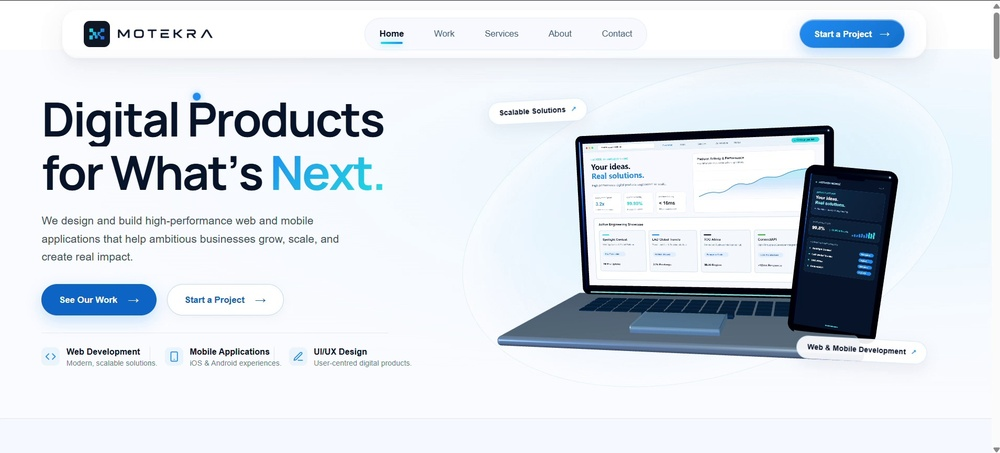
#> input picture scratch/video_audit_frames/frame_000_sec0.0.jpg, 1000 x 453 px, shrunk from 1910 x 866 before the run; its folder holds 4 pictures in this run
$ python inspect_header_overlaps.py
#> lines starting #> are read from the running program, lines starting #| are printed output that depends on the picture
import cv2
import numpy as np
import glob
import os

frames = sorted(glob.glob("scratch/video_audit_frames/*.jpg"))
out_dir = "scratch/nav_overlap_inspection"
os.makedirs(out_dir, exist_ok=True)

# The floating header is roughly at x=200..1700, y=10..90
# Let's inspect frames where text or headings pass near y=10..120
for idx, fpath in enumerate(frames):
    img = cv2.imread(fpath)
#> img is the input picture: shape (453, 1000, 3); mean B, G, R 232.6, 225.4, 219
    # Crop the top 200 rows
    top_area = img[:200, :]
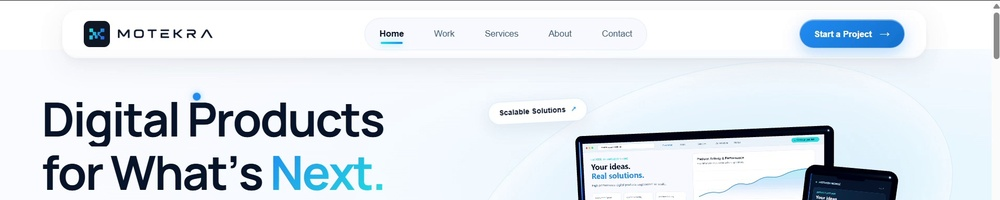
#> top_area: shape (200, 1000, 3); mean B, G, R 234.9, 228.4, 221.4
    # Save every 5th frame or when something is near the header
    if idx % 3 == 0:
        cv2.imwrite(os.path.join(out_dir, f"top_{idx:03d}.jpg"), top_area)
#> pass 2 of the loop `for idx, fpath in enumerate(frames):`:
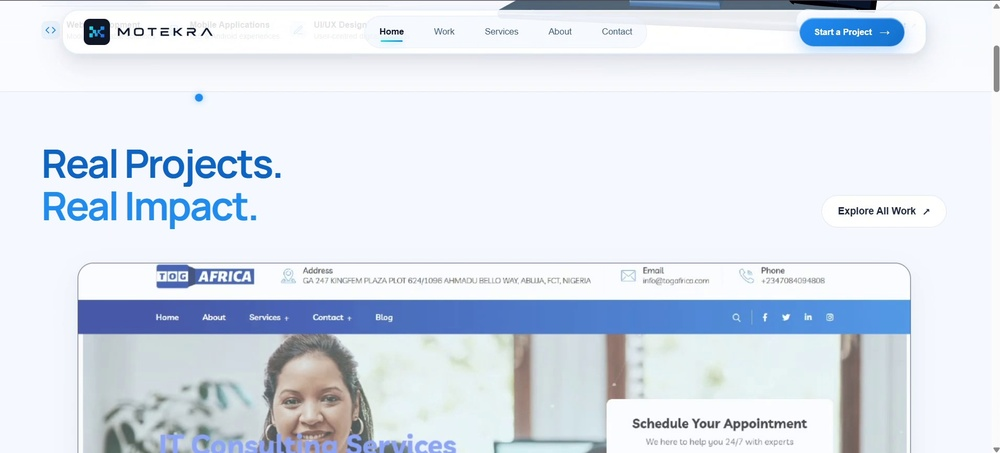
#> input picture scratch/video_audit_frames/frame_001_sec1.0.jpg, 1000 x 453 px, shrunk from 1910 x 866 before the run
#> img is the input picture: shape (453, 1000, 3); mean B, G, R 236.7, 226, 218.5
#> `top_area = img[:200, :]`:
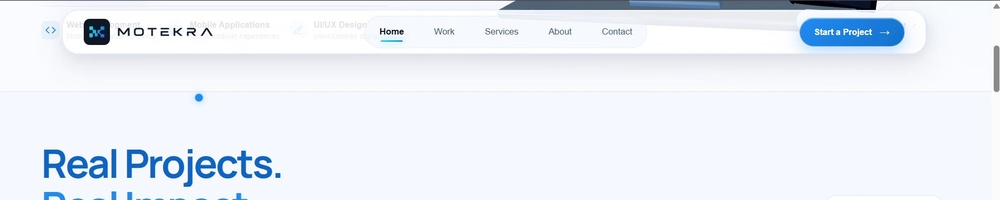
#> top_area: shape (200, 1000, 3); mean B, G, R 246.7, 238.7, 233.3
#> pass 3 of the loop `for idx, fpath in enumerate(frames):`:
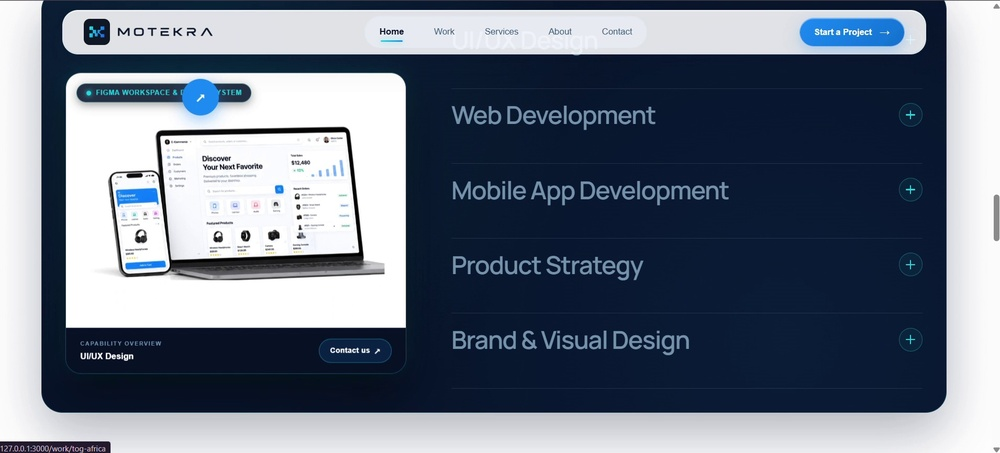
#> input picture scratch/video_audit_frames/frame_006_sec6.0.jpg, 1000 x 453 px, shrunk from 1910 x 866 before the run
#> img is the input picture: shape (453, 1000, 3); mean B, G, R 130.9, 115.7, 105.8
#> `top_area = img[:200, :]`:
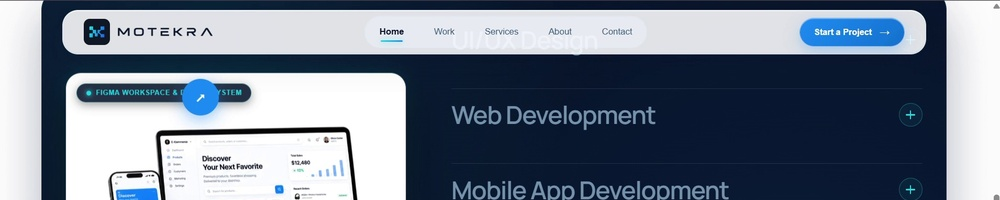
#> top_area: shape (200, 1000, 3); mean B, G, R 141.6, 126.2, 115.1
#> the loop made 4 passes; the first 3 are shown

print(f"Saved top area crops to {out_dir}")
